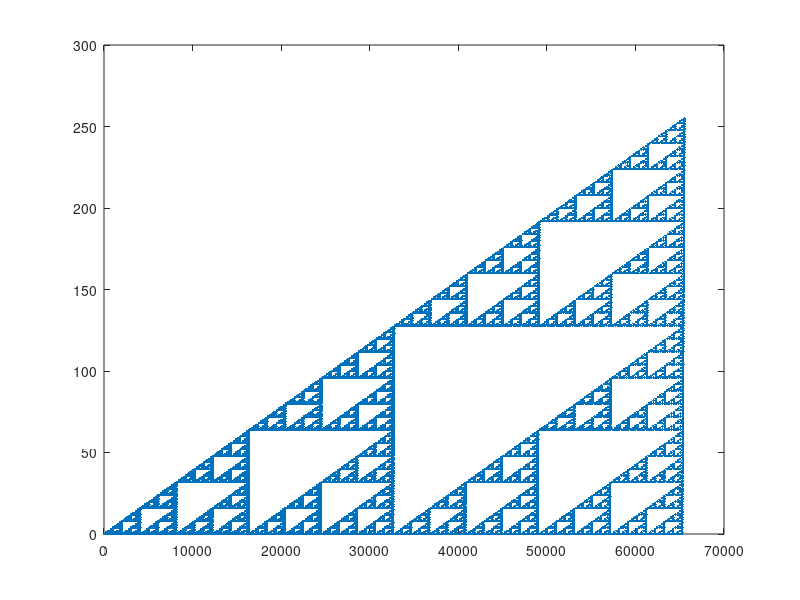

MATLAB code for this plot: (Note: this script raises an error after producing the figure.)
t = 0:65535;
a = bitand(t, bitshift(t, -8));
clf; plot(a, '.');
wavwrite(a / 256, 8192, 'sierpinski-harmony.wav');
wavwrite(sign(a) * 0.99, 8192, 'sierpinski-harmony-clipped.wav');
